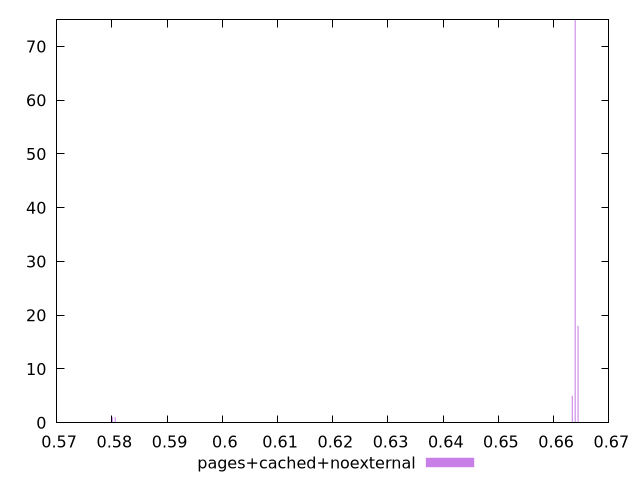

This figure's gnuplot source:
$_pagesCachedNoexternal <<EOF
0.663898226184498 75
0.6644231852457931 18
0.663373267123203 5
0.580604721792347 1
0.580079762731052 1
EOF
set key outside below
set terminal pngcairo
set output "report_00006_2020-11-02T20-21-41.718Z/uses-rel-preload/pages+cached+noexternal//hist.png"
set yrange [0:75]
set boxwidth 0.0001749863537650232
set style fill transparent solid 0.5 noborder
plot $_pagesCachedNoexternal title "pages+cached+noexternal" with boxes ,
